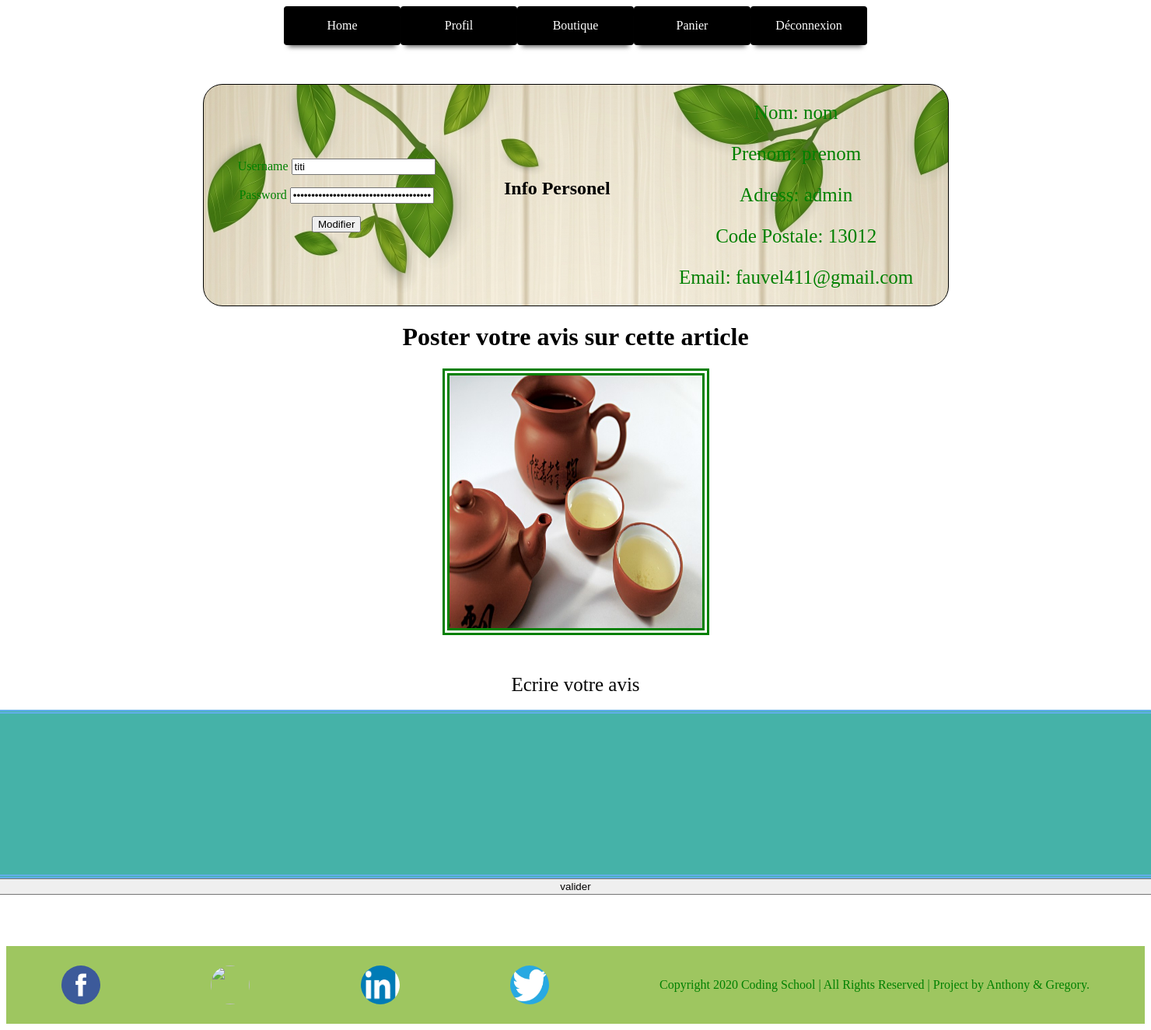
The app's page /profil.php?id=50 (signed in), older data.
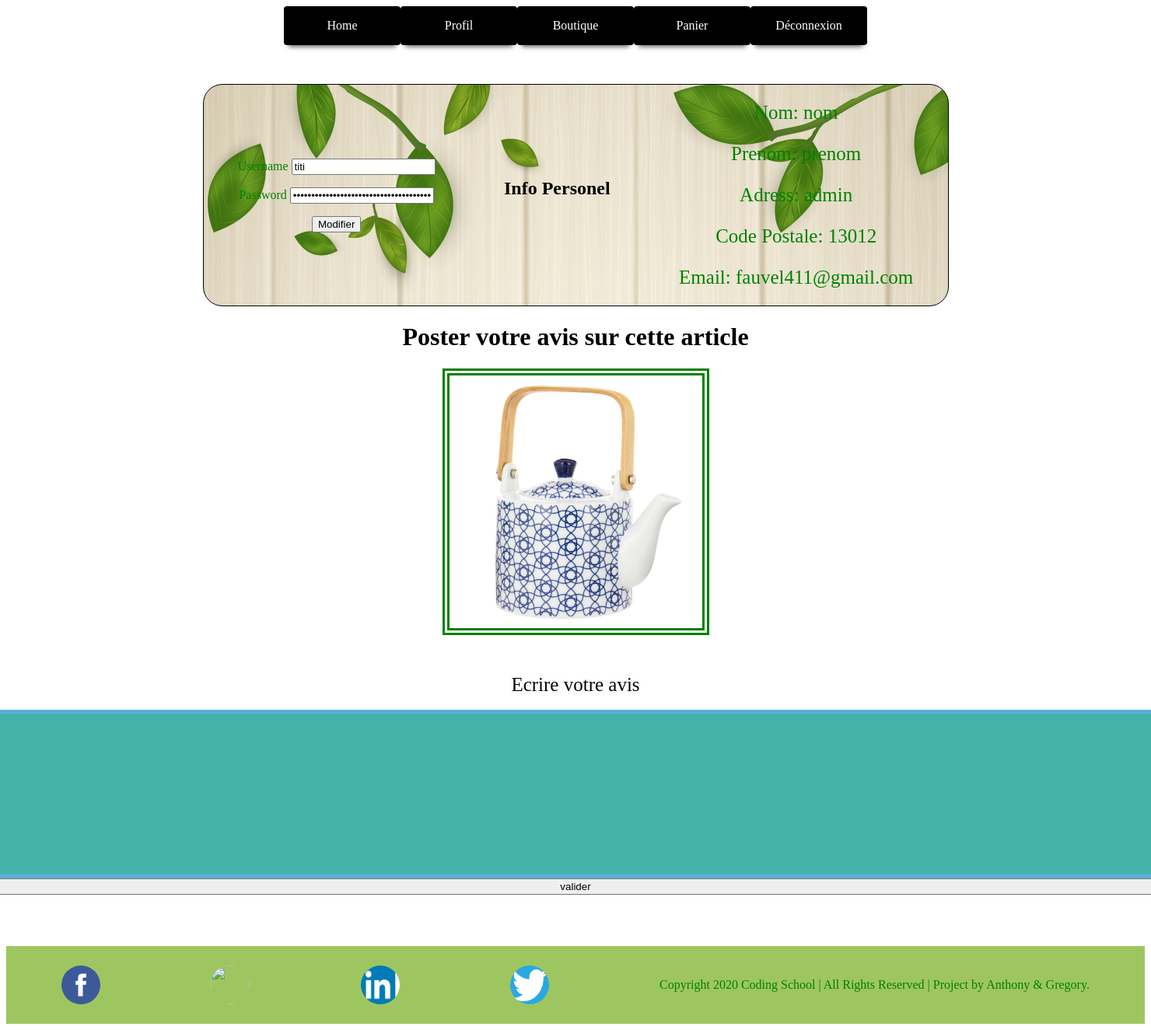
The same page, newer data.
### tables this page shows
CREATE TABLE IF NOT EXISTS `produits` (
  `id` int(11) NOT NULL AUTO_INCREMENT,
  `nomproduit` varchar(255) NOT NULL,
  `prixproduit` int(11) NOT NULL,
  `description` varchar(255) NOT NULL,
  `image` varchar(255) NOT NULL,
  `categories` varchar(255) NOT NULL,
  `souscategories` varchar(255) NOT NULL,
  `datecreation` timestamp NOT NULL DEFAULT CURRENT_TIMESTAMP,
  PRIMARY KEY (`id`)
);

### infoprof.php (the view, shortened to what this page needs)
<div id="main" class="container">
      <form name="loginform" id="loginform" action="#" method="post" class="wpl-track-me">
          <p class="login-username">
              <label for="user_login">Username</label>
              <input type="text" id="user_login" class="input" placeholder="New Username" value="<?php echo $data['login']?>" size="20" name="login"/>
          </p>
          <p class="login-password">
              <label for="user_pass">Password</label>
              <input type="password" name="mdp" id="user_pass" class="input" placeholder="New Password" value="<?php echo $data['password']?>" size="20"/>
          </p>
          <p class="login-submit"><input type="submit" name="Modifier" id="submit" class="button-primary" value="Modifier" />
          </p>
     </form>
</div>
   <div id="ifp">
      <h1>Info Personel</h1><br>
  </div>
   <div id="info-prof">
    <p class="profform">Nom: <?php echo $data['nom']?></p>
    <p class="profform">Prenom: <?php echo $data['prenom']?></p>
    <p class="profform">Adress: <?php echo $data['adresse']?></p>
    <p class="profform">Code Postale: <?php echo $data['codepostal']?></p>
    <p class="profform">Email: <?php echo $data['email']?></p>
  </div>

### avis.php (shortened to what this page needs)
<?php
 $connexion = mysqli_connect("localhost","root","","boutique");
 	?>
 		<h1>Poster votre avis sur cette article</h1>
 		<div>
 			<?php
 			$requete2a="SELECT image FROM produits WHERE id = '".$_GET['id']."'";
 			$query2a=mysqli_query($connexion,$requete2a);
 			$res2a=mysqli_fetch_assoc($query2a);
 			$img=$res2a['image'];
 			echo "<img class=\"imageavis\" src=\"upload/$img\"></a>";
 			?>
 		</div>
	<form id="formbo"method="post">
		<label class="label1">Ecrire votre avis</label><br>
		<textarea id="story" name="avis"
         rows="7" cols="114" required></textarea>
	<input type="submit" name="send" value="valider">
	</form>

Row changes from the older to the newer data that the page shows:
changed produits: image: a different picture
